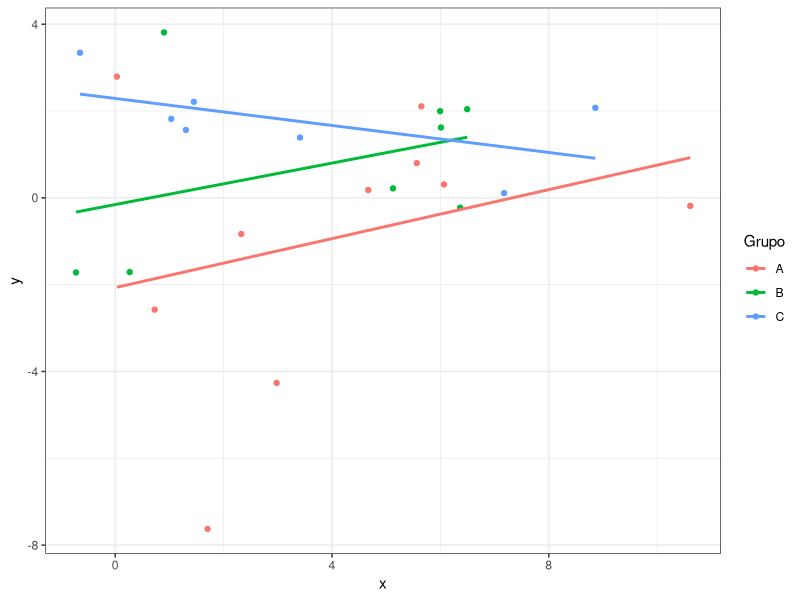
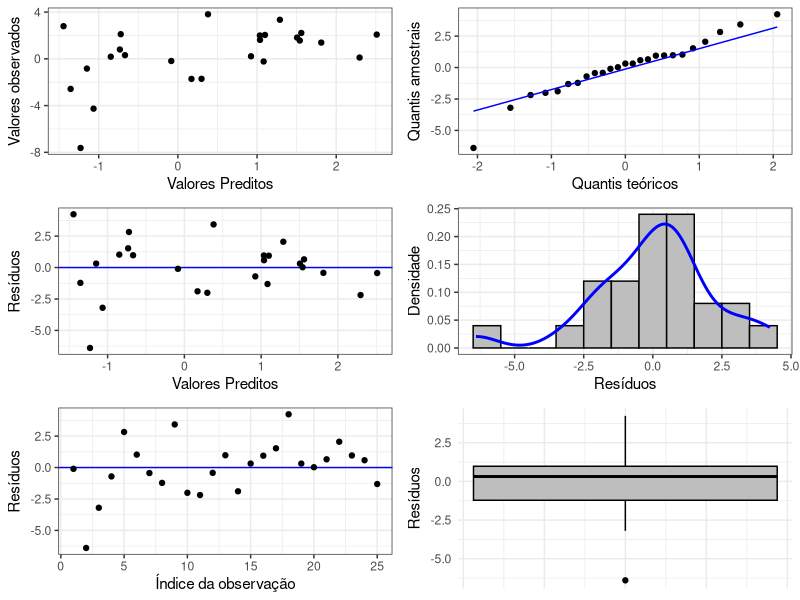

Recreate these plots in R, in order.
## ---- chunk 1
knitr::opts_chunk$set(
  collapse = TRUE,
  comment = "#>"
)
## ---- chunk 2
body = data.frame(x = c(3,4), grupo = c("A", "B"))
body
## ---- chunk 3
library(tidyverse)
## ---- chunk 4
ra <- 256773
set.seed(ra)
b0 <- runif(1, -2, 2)
b1 <- runif(1, -2, 2)
bB <- 2
bC <- 3
n <- 25
id <- c(1:25)
x <- rpois(n, lambda = 4) + runif(n, -3, 3)
grupo <- sample(LETTERS[1:3], size = n, replace = TRUE)
y <- rnorm(n, mean = b0 + b1*x + bB*(grupo=="B") + bC*(grupo=="C"), sd = 2)
df <- data.frame(id = id, x = x, grupo = grupo, y = y,momento_registro = lubridate::now())
df %>%
    ggplot(aes(x=x, y=y, col=grupo))+
    geom_point()+
    geom_smooth(method = "lm", se=F)+
    labs(col = "Grupo")+
    theme_bw()
## ---- chunk 5
modelo = lm(y~x+grupo, data=df)
residuos = summary(modelo)$residuals
preditos = modelo$fitted.values
banco = data.frame(residuos, preditos)
df_combinado = cbind(banco, df)
graf1 = ggplot(data = df_combinado, aes(x = preditos, y = y)) +
    geom_point() +
    theme_bw() +
    labs(x = "Valores Preditos", y = "Valores observados")
graf2 = ggplot(data = df_combinado, aes(sample = residuos)) +
    stat_qq(color = "black") +
    stat_qq_line(color = "blue") +
    theme_bw() +
    labs(x = "Quantis teóricos", y = "Quantis amostrais")
graf3 = ggplot(data = df_combinado, aes(x = preditos, y = residuos)) +
    geom_hline(yintercept = 0, color = "blue") +
    geom_point() +
    theme_bw() +
    labs(x = "Valores Preditos", y = "Resíduos")
graf4 = ggplot(data = df_combinado, aes(x = residuos)) +
    geom_histogram(aes(y = after_stat(density)), binwidth = 1, fill = "gray", color = "black") +
    geom_density(color = "blue", linewidth = 1) +
    theme_bw() +
    labs(y = "Densidade", x = "Resíduos")
graf5 = ggplot(data = df_combinado, aes(x = seq_along(y), y = residuos)) +
    geom_hline(yintercept = 0, color = "blue") +
    geom_point() +
    theme_bw() +
    labs(x = "Índice da observação", y = "Resíduos")
graf6 = ggplot(data = df_combinado, aes(y = residuos)) +
    geom_boxplot(fill = "gray", color = "black") +
    theme_minimal() +
    labs(y = "Resíduos") +
    theme(axis.text.x = element_blank())
graficos = ggpubr::ggarrange(graf1, graf2, graf3, graf4, graf5, graf6,
                               ncol = 2, nrow = 3)
print(graficos)
